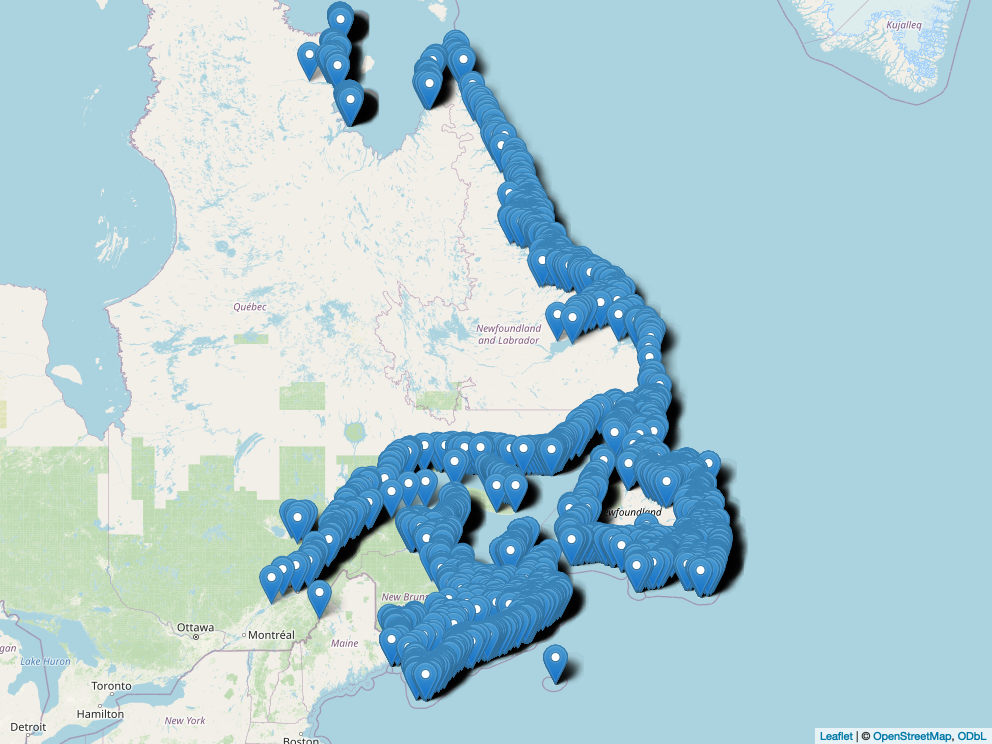

Here is the R script that generated this plot:
df = readr::read_csv("Chapitres/Ne500/atlantic-bird-colonies.csv")

library(leaflet)
library(mapview)

m = leaflet() |> addTiles()
m = m |> setView(-65, 55, zoom = 4)
m = m |> addMarkers(lng = ~COL_LONDEC, lat = ~COL_LATDEC, data=df)

mapshot(m, file="Chapitres/Ne500/bird_data.png")
